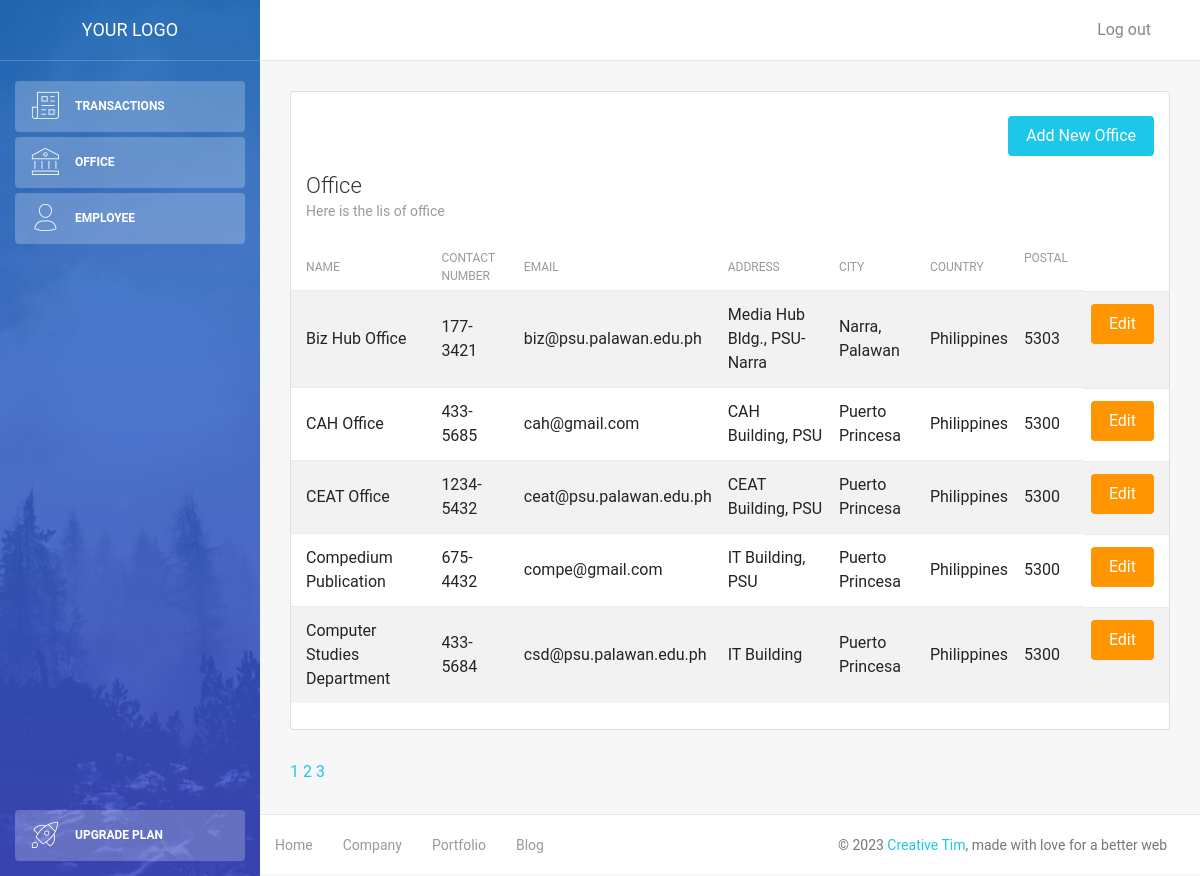
Screenshot of /office.php with the database file from the repository.
### tables this page shows
CREATE TABLE `office` (
  `id` int(11) NOT NULL,
  `name` varchar(45) NOT NULL,
  `contactnum` varchar(45) DEFAULT NULL,
  `email` varchar(45) DEFAULT NULL,
  `address` varchar(45) DEFAULT NULL,
  `city` varchar(45) DEFAULT NULL,
  `country` varchar(45) DEFAULT NULL,
  `postal` int(11) DEFAULT NULL
);

### office.php (the view, shortened to what this page needs)
<!DOCTYPE html>
<html lang="en">
<head>
    <link rel="stylesheet" href="https://maxcdn.bootstrapcdn.com/font-awesome/latest/css/font-awesome.min.css" />
    <link href="assets/css/bootstrap.min.css" rel="stylesheet" />
    <link href="assets/css/light-bootstrap-dashboard.css?v=2.0.0 " rel="stylesheet" />
    <link href="assets/css/demo.css" rel="stylesheet" />
</head>
<body>
    <?php
        require('config/db.php');
        $result_per_page = 5;
        $query_01 = "SELECT * FROM office ";
        $result_01 = mysqli_query($conn, $query_01);
        $resultRows = mysqli_num_rows($result_01);
        $number_of_page = ceil($resultRows / $result_per_page);
        if(!isset($_GET['page'])){
            $page = 1;
        }else{
            $page = $_GET['page'];
        }
             $first_page_number = ($page - 1) * $result_per_page;
        $query = "SELECT * FROM office ORDER BY name LIMIT $first_page_number,$result_per_page";
        $result = mysqli_query($conn, $query);
        $offices = mysqli_fetch_all($result, MYSQLI_ASSOC);
    ?>
    <div class="wrapper">
        <div class="sidebar" data-color="blue" data-image="assets/img/sidebar-5.jpg">
            <div class="sidebar-wrapper">
               <?php include('includes/sidebar.php');?>
            </div>
        </div>
        <div class="main-panel">
            <?php include('includes/navbar.php');?>
            <div class="content">
                <div class="container-fluid">
                    <div class="row">
                    <div class="col-md-12">
                            <div class="card strpied-tabled-with-hover">
                            <div class="col-md-12">
                                <a href="office-add.php">
                                    <button type="submit"class="btn btn-info btn-fill pull-right">Add New Office</button>
                                </a>
                            </div>
                                <div class="card-header ">
                                    <h4 class="card-title">Office</h4>
                                    <p class="card-category">Here is the lis of office</p>
                                </div>
                                <div class="card-body table-full-width table-responsive">
                                    <table class="table table-hover table-striped">
                                        <thead>
                                            <th>Name</th>
                                            <th>Contact Number</th>
                                            <th>Email</th>
                                            <th>Address</th>
                                            <th>City</th>
                                            <th>Country</th>
                                            <th>Postal</th>
                                        </thead>
                                        <tbody>
                                            <?php foreach($offices as $office): ?>
                                            <tr>
                                                <td><?php echo $office['name'];?></td>
                                                <td><?php echo $office['contactnum'];?></td>
                                                <td><?php echo $office['email'];?></td>
                                                <td><?php echo $office['address'];?></td>
                                                <td><?php echo $office['city'];?></td>
                                                <td><?php echo $office['country'];?></td>
                                                <td><?php echo $office['postal'];?></td>
                                                <td>
                                                <a href="office-edit.php?id=<?php echo $office['id']; ?>">
                                                    <button type="submit" class ="btn btn-warning btn-fill pull-right">Edit</button>
                                                    </a>
                                                </td>
                                            </tr>
                                            <?php endforeach ?>
                                        </tbody>
                                    </table>
                                </div>
                            </div>
                        </div>
                    </div>
                    <?php
                                for($page=1; $page <= $number_of_page; $page++){
                                    echo '<a href="office.php?page='.$page.'" style="margin: right 3px">'. $page. ' </a>';
                                }
                            ?>
                </div>
            </div>
            <footer class="footer">
                <div class="container-fluid">
                    <nav>
                        <ul class="footer-menu">
                            <li>
                                <a href="#">
                                    Home
                                </a>
                            </li>
                            <li>
                                <a href="#">
                                    Company
                                </a>
                            </li>
                            <li>
                                <a href="#">
                                    Portfolio
                                </a>
                            </li>
                            <li>
                                <a href="#">
                                    Blog
                                </a>
                            </li>
                        </ul>
                        <p class="copyright text-center">
                            ©
                            <a href="http://www.creative-tim.com">Creative Tim</a>, made with love for a better web
                        </p>
                    </nav>
                </div>
            </footer>
        </div>
    </div>
</body>
</html>

### includes/sidebar.php
<div class="logo">
                    <a href="javascript:;" class="simple-text">
                      Your Logo
                    </a>
                </div>
                <ul class="nav">
                    <li class="nav-item active">
                        <a class="nav-link" href="transaction.php">
                            <i class="nc-icon nc-icon nc-paper-2"></i>
                            <p>Transactions</p>
                        </a>
                    </li>
                    <li class="nav-item active">
                        <a class="nav-link" href="office.php">
                            <i class="nc-icon nc-bank"></i>
                            <p>Office</p>
                        </a>
                    </li>
                    <li class="nav-item active">
                        <a class="nav-link" href="employee.php">
                            <i class="nc-icon nc-single-02"></i>
                            <p>Employee</p>
                        </a>
                    </li>
                    <li class="nav-item active active-pro">
                        <a class="nav-link active" href="javascript:;">
                            <i class="nc-icon nc-spaceship"></i>
                            <p>Upgrade plan</p>
                        </a>
                    </li>
                </ul>

### includes/navbar.php
<nav class="navbar navbar-expand-lg " color-on-scroll="500">
                <div class="container-fluid">
                    <div class="collapse navbar-collapse justify-content-end" id="navigation">
                        <ul class="navbar-nav ml-auto">
                            <li class="nav-item">
                                <a class="nav-link" href="#pablo">
                                    <span class="no-icon">Log out</span>
                                </a>
                            </li>
                        </ul>
                    </div>
                </div>
            </nav>

### rows the page displays
office: name "Biz Hub Office", contactnum "177-3421", email "biz@psu.palawan.edu.ph", address "Media Hub Bldg., PSU-Narra", city "Narra, Palawan", country "Philippines", postal "5303"
office: name "CAH Office", contactnum "433-5685", email "cah@gmail.com", address "CAH Building, PSU", city "Puerto Princesa", country "Philippines", postal "5300"
office: name "CEAT Office", contactnum "1234-5432", email "ceat@psu.palawan.edu.ph", address "CEAT Building, PSU", city "Puerto Princesa", country "Philippines", postal "5300"
office: name "Compedium Publication", contactnum "675-4432", email "compe@gmail.com", address "IT Building, PSU", city "Puerto Princesa", country "Philippines", postal "5300"
office: name "Computer Studies Department", contactnum "433-5684", email "csd@psu.palawan.edu.ph", address "IT Building", city "Puerto Princesa", country "Philippines", postal "5300"
